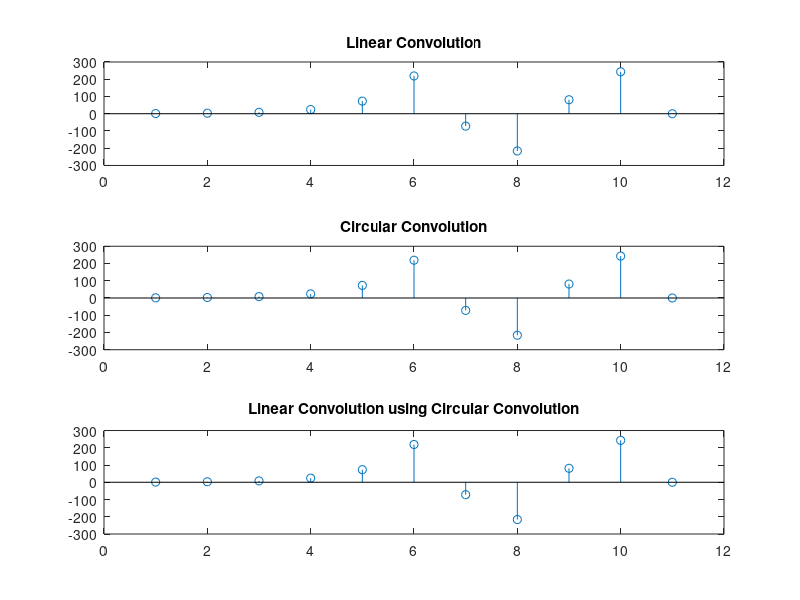

Here is the MATLAB script that generated this plot:
clc;
clear all;
close all;

n = 0:5;
x = cos(n*pi/2);
y = 3.^n;
clin = conv(x,y);
ccirc = cconv(x,y,11);
x1 = [x zeros(1,11-length(x))];
y1 = [y zeros(1,11-length(y))];
clin2 = ifft(fft(x1).*fft(y1));
subplot(311), stem(clin), title('Linear Convolution');
subplot(312), stem(ccirc), title('Circular Convolution');
subplot(313), stem(clin2), title('Linear Convolution using Circular Convolution');;